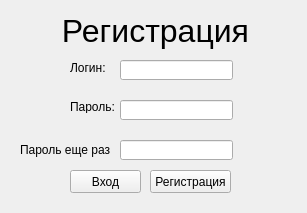
<?xml version="1.0" encoding="UTF-8"?>
<ui version="4.0">
 <class>Form</class>
 <widget class="QWidget" name="Form">
  <property name="geometry">
   <rect>
    <x>0</x>
    <y>0</y>
    <width>307</width>
    <height>213</height>
   </rect>
  </property>
  <property name="windowTitle">
   <string>Form</string>
  </property>
  <widget class="QLineEdit" name="password_edit">
   <property name="geometry">
    <rect>
     <x>120</x>
     <y>100</y>
     <width>113</width>
     <height>20</height>
    </rect>
   </property>
   <property name="echoMode">
    <enum>QLineEdit::Password</enum>
   </property>
  </widget>
  <widget class="QPushButton" name="login_button">
   <property name="geometry">
    <rect>
     <x>70</x>
     <y>170</y>
     <width>71</width>
     <height>23</height>
    </rect>
   </property>
   <property name="text">
    <string>Вход</string>
   </property>
  </widget>
  <widget class="QPushButton" name="register_button">
   <property name="geometry">
    <rect>
     <x>150</x>
     <y>170</y>
     <width>81</width>
     <height>23</height>
    </rect>
   </property>
   <property name="text">
    <string>Регистрация</string>
   </property>
  </widget>
  <widget class="QLabel" name="label">
   <property name="geometry">
    <rect>
     <x>60</x>
     <y>0</y>
     <width>191</width>
     <height>61</height>
    </rect>
   </property>
   <property name="font">
    <font>
     <pointsize>24</pointsize>
    </font>
   </property>
   <property name="text">
    <string>Регистрация</string>
   </property>
   <property name="alignment">
    <set>Qt::AlignCenter</set>
   </property>
  </widget>
  <widget class="QLabel" name="label_2">
   <property name="geometry">
    <rect>
     <x>70</x>
     <y>60</y>
     <width>41</width>
     <height>16</height>
    </rect>
   </property>
   <property name="text">
    <string>Логин:</string>
   </property>
  </widget>
  <widget class="QLabel" name="label_3">
   <property name="geometry">
    <rect>
     <x>70</x>
     <y>100</y>
     <width>47</width>
     <height>13</height>
    </rect>
   </property>
   <property name="text">
    <string>Пароль:</string>
   </property>
  </widget>
  <widget class="QLineEdit" name="login_edit">
   <property name="geometry">
    <rect>
     <x>120</x>
     <y>60</y>
     <width>113</width>
     <height>20</height>
    </rect>
   </property>
  </widget>
  <widget class="QLabel" name="label_4">
   <property name="geometry">
    <rect>
     <x>20</x>
     <y>140</y>
     <width>91</width>
     <height>20</height>
    </rect>
   </property>
   <property name="text">
    <string>Пароль еще раз:</string>
   </property>
  </widget>
  <widget class="QLineEdit" name="password_again">
   <property name="geometry">
    <rect>
     <x>120</x>
     <y>140</y>
     <width>113</width>
     <height>20</height>
    </rect>
   </property>
   <property name="echoMode">
    <enum>QLineEdit::Password</enum>
   </property>
  </widget>
 </widget>
 <resources/>
 <connections/>
</ui>
